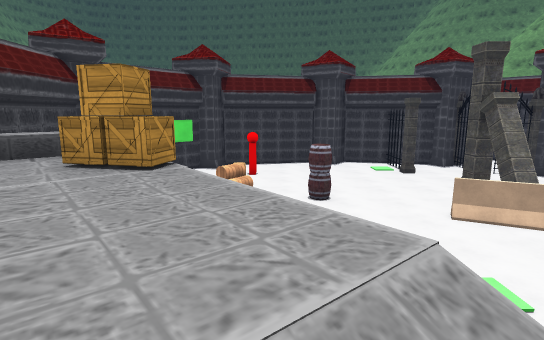
View 1 (above)

17 first-person views from a walk through a 3-D level made in the Unity game engine. The camera is 1.4 m above the floor, tilts 10° down and sees 80° across. The floor is counted in squares, 1 m on a side. Each view is taken from the middle of a square. On the plan, view 1 faces up. The plan holds only what a view shows up to about 15 squares ahead; the rest is blank. The place goes on beyond the plan. The player is left out. Some surface patterns are stand-ins.

View 2
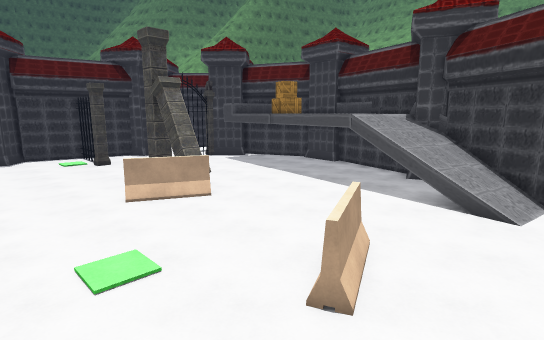

View 3
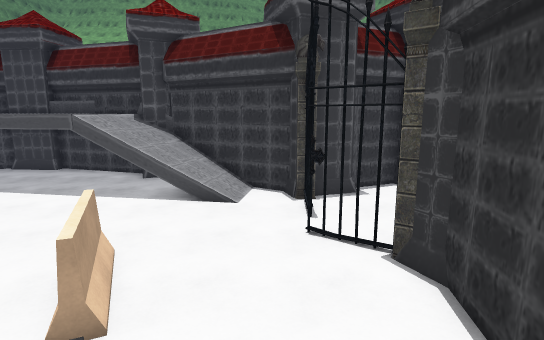

View 4
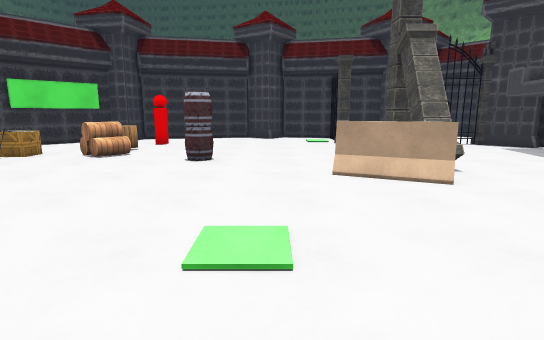

View 5
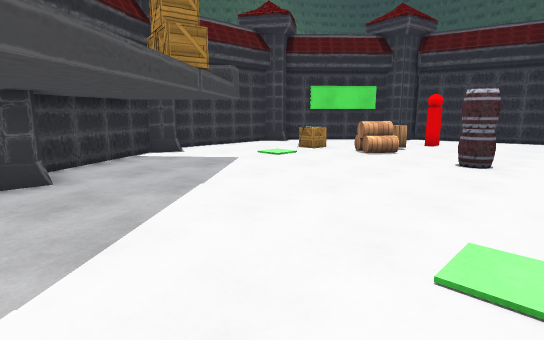

View 6
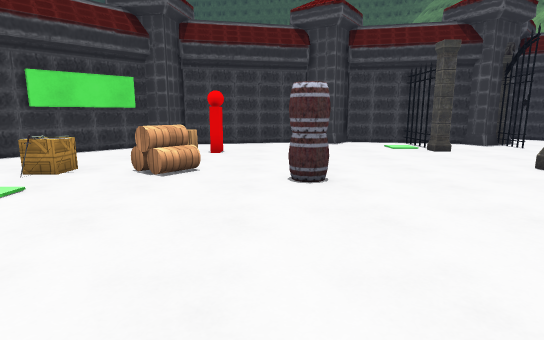

View 7
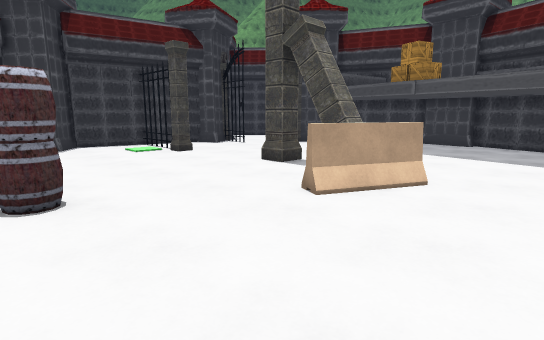

View 8
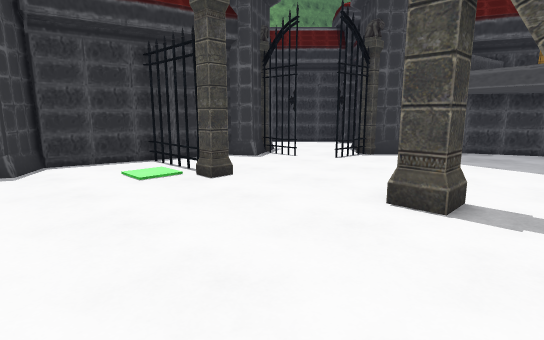

View 9
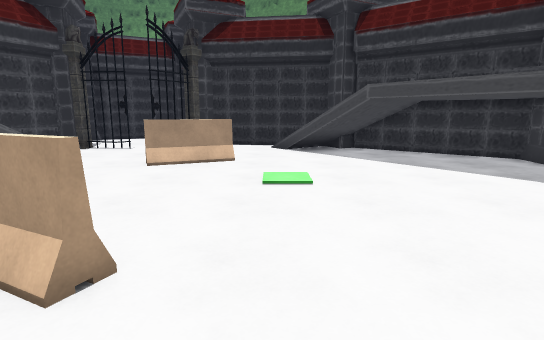

View 10
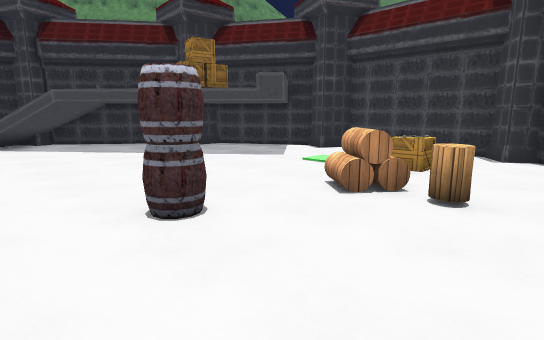

View 11
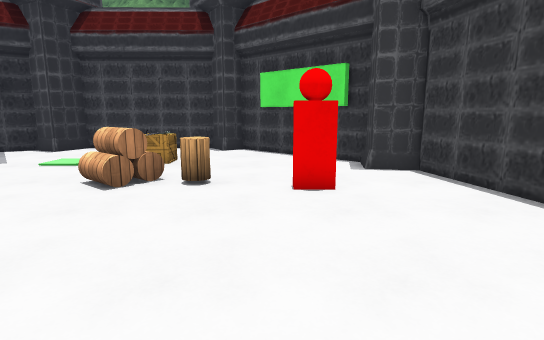

View 12
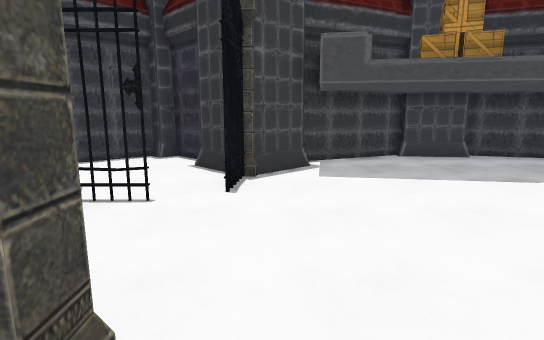

View 13
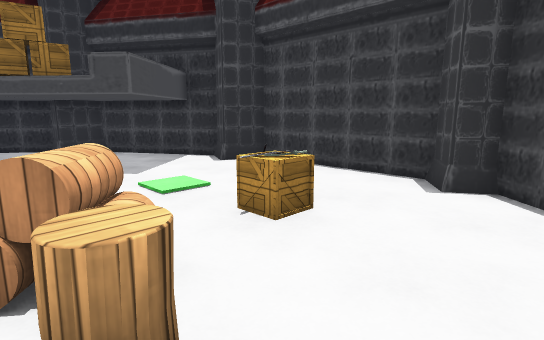

View 14
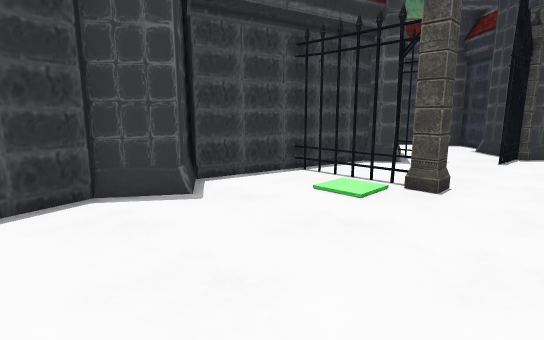

View 15
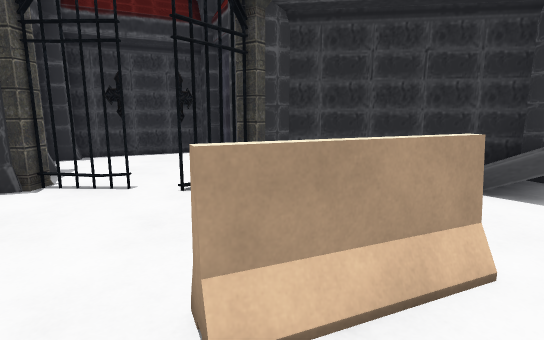

View 16
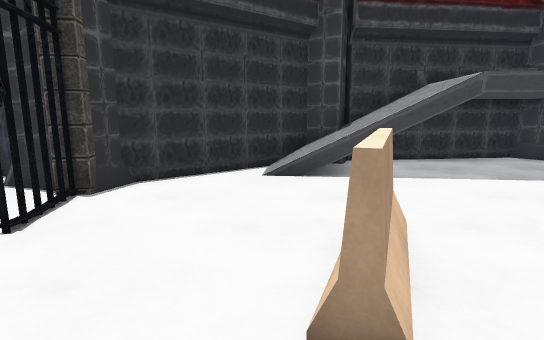

View 17
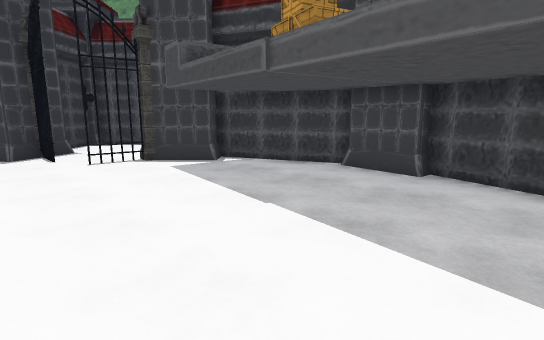

### Floor plan
Key: @ floor where view 1 was taken; # wall or solid block; . floor; / step, stairs or slope; = window, fence, low wall or low ledge; v drop or lower ground; O other object.
Columns run from 9 left of view 1 to 18 right of it. Each row starts with its distance up from view 1.
 22               O      ####
 21          ###OO###      .#
 20       O###...O..####OO.. #
 19      OO.........#..OO... #
 18     #...........#...O..OO#
 17    ##...#.......#....OOO
 16   ##...................OO
 15  ##....OO...............O#
 14 OO......O................#
 13  #..OO.OO........O.......##
 12  #...O.O..OO..............#
 11  #...............O........OO
 10  #.............O.OO.......#O
  9  #.............OOO........#
  8  OO......................##
  7   #......................#
  6   #......................#
  5   ##.................///##O
  4    ##................///#OO
  3     #O.........OO...=//##
  2      O#... ...OO....=//#
  1       ##.///........//##
  0        ##@//v.........#
 -1         ##O///.....OO#OO
 -2          OO###..OO.. # O
 -3              ####O...##
 -4                O O....##O
 -5                O #   ###O

Where each view was taken, in squares from view 1:
view 1: 0 up, 0 right, facing up
view 2: 0 up, 2 right, facing up-right
view 3: 0 up, 2 right, facing right
view 4: 2 up, 4 right, facing up
view 5: 2 up, 4 right, facing up-left
view 6: 5 up, 1 right, facing up
view 7: 6 up, 1 right, facing up-right
view 8: 11 up, 3 right, facing up-right
view 9: 12 up, 4 right, facing down
view 10: 16 up, 4 right, facing down-left
view 11: 16 up, 5 right, facing left
view 12: 16 up, 6 right, facing right
view 13: 16 up, 1 left, facing down-left
view 14: 15 up, 1 right, facing up-right
view 15: 5 up, 7 right, facing down
view 16: 4 up, 9 right, facing down-left
view 17: 7 up, 9 right, facing up-right
